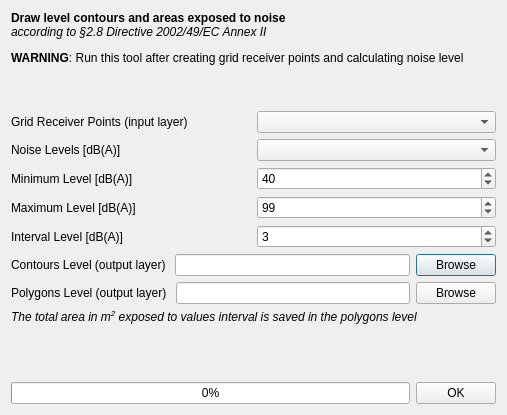
<?xml version="1.0" encoding="UTF-8"?>
<ui version="4.0">
 <class>calculateGridNoise_window</class>
 <widget class="QDialog" name="calculateGridNoise_window">
  <property name="geometry">
   <rect>
    <x>0</x>
    <y>0</y>
    <width>507</width>
    <height>415</height>
   </rect>
  </property>
  <property name="windowTitle">
   <string>OpeNoise - Contours Level</string>
  </property>
  <layout class="QVBoxLayout" name="verticalLayout">
   <item>
    <widget class="QLabel" name="label_14">
     <property name="text">
      <string>&lt;html&gt;&lt;head/&gt;&lt;body&gt;&lt;p&gt;&lt;span style=&quot; font-weight:600;&quot;&gt;Draw level contours and areas exposed to noise&lt;br/&gt;&lt;/span&gt;&lt;span style=&quot; font-style:italic;&quot;&gt;according to §2.8 Directive 2002/49/EC Annex II &lt;/span&gt;&lt;/p&gt;&lt;p&gt;&lt;span style=&quot; font-weight:600;&quot;&gt;WARNING&lt;/span&gt;: Run this tool after creating grid receiver points and calculating noise level&lt;/p&gt;&lt;p&gt;&lt;br/&gt;&lt;/p&gt;&lt;/body&gt;&lt;/html&gt;</string>
     </property>
    </widget>
   </item>
   <item>
    <layout class="QHBoxLayout" name="horizontalLayout_13">
     <item>
      <widget class="QLabel" name="label_7">
       <property name="text">
        <string>Grid Receiver Points (input layer)</string>
       </property>
      </widget>
     </item>
     <item>
      <widget class="QgsMapLayerComboBox" name="layerTOrasterize_ComboBox"/>
     </item>
    </layout>
   </item>
   <item>
    <layout class="QHBoxLayout" name="horizontalLayout_8">
     <item>
      <widget class="QLabel" name="label_5">
       <property name="text">
        <string>Noise Levels [dB(A)]</string>
       </property>
      </widget>
     </item>
     <item>
      <widget class="QgsFieldComboBox" name="fieldsLayer_ComboBox"/>
     </item>
    </layout>
   </item>
   <item>
    <layout class="QHBoxLayout" name="horizontalLayout_11">
     <item>
      <widget class="QLabel" name="label_11">
       <property name="text">
        <string>Minimum Level [dB(A)]</string>
       </property>
      </widget>
     </item>
     <item>
      <widget class="QSpinBox" name="min_spinBox">
       <property name="value">
        <number>40</number>
       </property>
      </widget>
     </item>
    </layout>
   </item>
   <item>
    <layout class="QHBoxLayout" name="horizontalLayout_12">
     <item>
      <widget class="QLabel" name="label_13">
       <property name="text">
        <string>Maximum Level [dB(A)]</string>
       </property>
      </widget>
     </item>
     <item>
      <widget class="QSpinBox" name="max_spinBox">
       <property name="maximum">
        <number>150</number>
       </property>
       <property name="value">
        <number>99</number>
       </property>
      </widget>
     </item>
    </layout>
   </item>
   <item>
    <layout class="QHBoxLayout" name="horizontalLayout_4">
     <item>
      <widget class="QLabel" name="label">
       <property name="text">
        <string>Interval Level [dB(A)]</string>
       </property>
      </widget>
     </item>
     <item>
      <widget class="QSpinBox" name="interval_spinBox">
       <property name="value">
        <number>3</number>
       </property>
      </widget>
     </item>
    </layout>
   </item>
   <item>
    <layout class="QHBoxLayout" name="horizontalLayout_9">
     <item>
      <widget class="QLabel" name="label_9">
       <property name="text">
        <string>Contours Level (output layer) </string>
       </property>
      </widget>
     </item>
     <item>
      <widget class="QLineEdit" name="isoline_lineEdit"/>
     </item>
     <item>
      <widget class="QPushButton" name="isolineSave_pushButton">
       <property name="text">
        <string>Browse</string>
       </property>
      </widget>
     </item>
    </layout>
   </item>
   <item>
    <layout class="QHBoxLayout" name="horizontalLayout_2">
     <item>
      <widget class="QLabel" name="label_12">
       <property name="text">
        <string>Polygons Level (output layer) </string>
       </property>
      </widget>
     </item>
     <item>
      <widget class="QLineEdit" name="polygon_lineEdit"/>
     </item>
     <item>
      <widget class="QPushButton" name="polygonSave_pushButton">
       <property name="text">
        <string>Browse</string>
       </property>
      </widget>
     </item>
    </layout>
   </item>
   <item>
    <widget class="QLabel" name="label_2">
     <property name="text">
      <string>&lt;html&gt;&lt;head/&gt;&lt;body&gt;&lt;p&gt;&lt;span style=&quot; font-style:italic;&quot;&gt;The total area in m&lt;/span&gt;&lt;span style=&quot; font-style:italic; vertical-align:super;&quot;&gt;2&lt;/span&gt;&lt;span style=&quot; font-style:italic;&quot;&gt; exposed to values interval is saved in the polygons level&lt;/span&gt;&lt;/p&gt;&lt;/body&gt;&lt;/html&gt;</string>
     </property>
     <property name="indent">
      <number>-8</number>
     </property>
    </widget>
   </item>
   <item>
    <spacer name="verticalSpacer">
     <property name="orientation">
      <enum>Qt::Vertical</enum>
     </property>
     <property name="sizeHint" stdset="0">
      <size>
       <width>20</width>
       <height>40</height>
      </size>
     </property>
    </spacer>
   </item>
   <item>
    <layout class="QHBoxLayout" name="horizontalLayout">
     <item>
      <widget class="QProgressBar" name="progressBarGrid">
       <property name="value">
        <number>0</number>
       </property>
      </widget>
     </item>
     <item>
      <widget class="QPushButton" name="runContPoly_pushButton">
       <property name="text">
        <string>OK</string>
       </property>
      </widget>
     </item>
    </layout>
   </item>
  </layout>
 </widget>
 <customwidgets>
  <customwidget>
   <class>QgsFieldComboBox</class>
   <extends>QComboBox</extends>
   <header>qgsfieldcombobox.h</header>
  </customwidget>
  <customwidget>
   <class>QgsMapLayerComboBox</class>
   <extends>QComboBox</extends>
   <header>qgsmaplayercombobox.h</header>
  </customwidget>
 </customwidgets>
 <resources/>
 <connections>
  <connection>
   <sender>layerTOrasterize_ComboBox</sender>
   <signal>layerChanged(QgsMapLayer*)</signal>
   <receiver>fieldsLayer_ComboBox</receiver>
   <slot>setLayer(QgsMapLayer*)</slot>
   <hints>
    <hint type="sourcelabel">
     <x>464</x>
     <y>92</y>
    </hint>
    <hint type="destinationlabel">
     <x>471</x>
     <y>142</y>
    </hint>
   </hints>
  </connection>
 </connections>
</ui>
